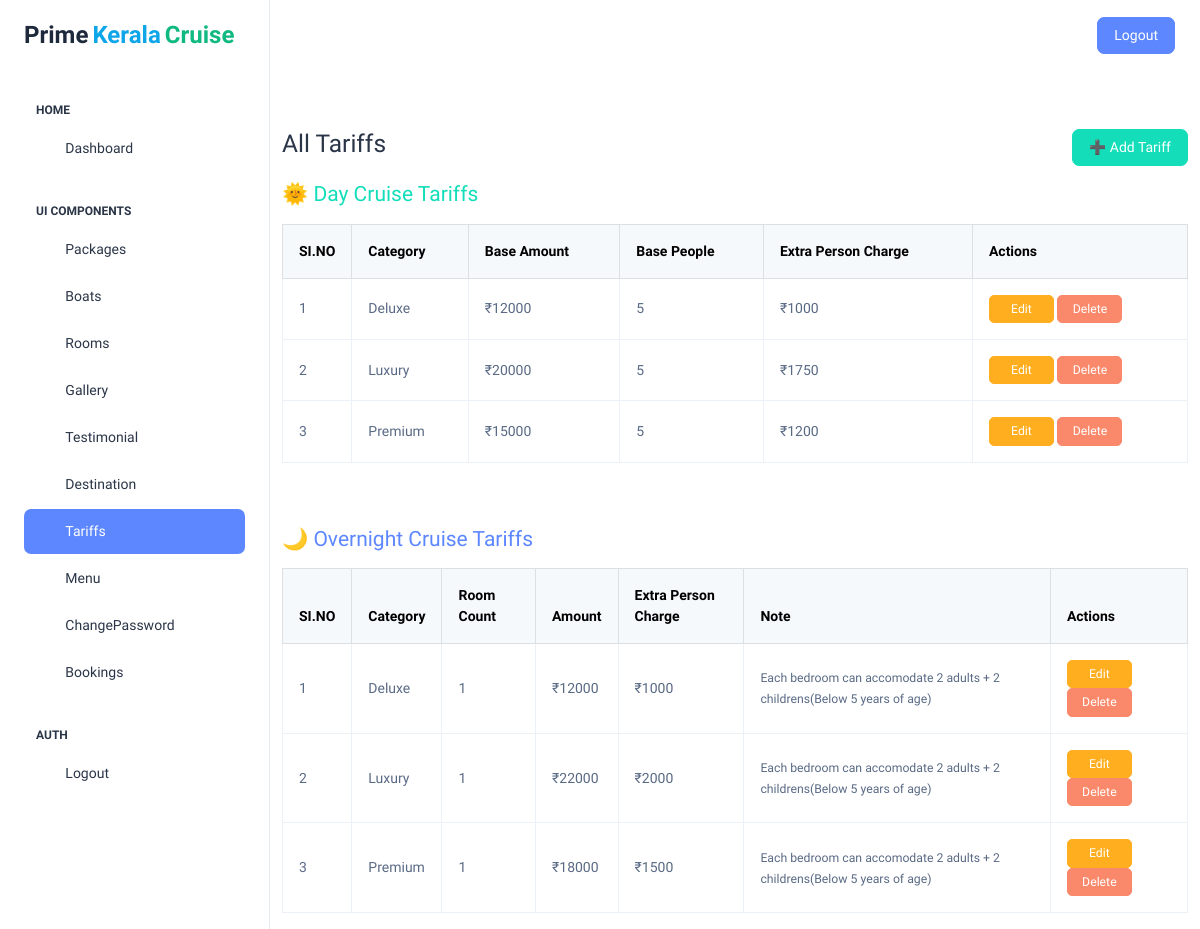
The app's page /admin_view_tariff with its own data.
### app/models.py (models this page shows, shortened)
class Tariff1(models.Model):
    CATEGORY_CHOICES = [
        ('Deluxe', 'Deluxe'),
        ('Premium', 'Premium'),
        ('Luxury', 'Luxury'),
    ]
    TYPE_CHOICES = [
        ('DayCruise', 'DayCruise'),
        ('OvernightCruise', 'OvernightCruise'),
    ]
    category = models.CharField(max_length=50, choices=CATEGORY_CHOICES)
    type = models.CharField(max_length=50, choices=TYPE_CHOICES)
    amount = models.DecimalField(max_digits=10, decimal_places=2, null=True, blank=True)
    base_people = models.PositiveIntegerField(null=True, blank=True)
    extra_person_amount = models.DecimalField(max_digits=10, decimal_places=2, null=True, blank=True)
    room_count = models.PositiveIntegerField(null=True, blank=True)
    extra_person_charge = models.DecimalField(max_digits=10, decimal_places=2, null=True, blank=True)
    note = models.TextField(null=True, blank=True)

### app/views.py (the view)
# urls.py: path('admin_view_tariff', views.admin_view_tariff, name="admin_view_tariff"),
def admin_view_tariff(request):
    if request.session.get('log') == "out":
        return HttpResponse("<script>alert('You haven’t logged in yet...!');window.location='/login'</script>")
    tariffs = Tariff1.objects.all().order_by('type', 'category')
    day_tariffs = tariffs.filter(type="DayCruise")
    night_tariffs = tariffs.filter(type="OvernightCruise")
    context = {
        'day_tariffs': day_tariffs,
        'night_tariffs': night_tariffs,
    }
    return render(request, 'admin/admin_view_tariff.html', context)

### templates/admin/admin_view_tariff.html (shortened to what this page needs)
{% include 'admin/adminheader.html' %}
<div class="container mt-4">
  <div class="d-flex justify-content-between align-items-center mb-3">
    <h1 class="h3">All Tariffs</h1>
    <a href="{% url 'admin_add_tariff' %}" class="btn btn-success">➕ Add Tariff</a>
  </div>
  <h4 class="text-success mb-3">🌞 Day Cruise Tariffs</h4>
  {% if day_tariffs %}
  <div class="table-responsive mb-5">
    <table class="table table-bordered table-hover align-middle">
      <thead class="table-light">
        <tr>
          <th style="width: 60px;">SI.NO</th>
          <th>Category</th>
          <th>Base Amount</th>
          <th>Base People</th>
          <th>Extra Person Charge</th>
          <th>Actions</th>
        </tr>
      </thead>
      <tbody>
        {% for b in day_tariffs %}
        <tr>
          <td>{{ forloop.counter }}</td>
          <td>{{ b.category }}</td>
          <td>₹{{ b.amount|floatformat:0 }}</td>
          <td>{{ b.base_people }}</td>
          <td>₹{{ b.extra_person_amount|floatformat:0 }}</td>
          <td>
            <a href="{% url 'admin_edit_tariff' b.id %}" class="btn btn-sm btn-warning" style="width:65px;">Edit</a>
            <a href="{% url 'admin_delete_tariff' b.id %}"
               class="btn btn-sm btn-danger"
               onclick="return confirm('Are you sure you want to delete this tariff?');"
               style="width:65px;">Delete</a>
          </td>
        </tr>
        {% endfor %}
      </tbody>
    </table>
  </div>
  {% else %}
    <div class="alert alert-info">No Day Cruise Tariffs found.</div>
  {% endif %}
  <h4 class="text-primary mb-3">🌙 Overnight Cruise Tariffs</h4>
  {% if night_tariffs %}
  <div class="table-responsive">
    <table class="table table-bordered table-hover align-middle">
      <thead class="table-light">
        <tr>
          <th style="width: 60px;">SI.NO</th>
          <th>Category</th>
          <th>Room Count</th>
          <th>Amount</th>
          <th>Extra Person Charge</th>
          <th>Note</th>
          <th>Actions</th>
        </tr>
      </thead>
      <tbody>
        {% for b in night_tariffs %}
        <tr>
          <td>{{ forloop.counter }}</td>
          <td>{{ b.category }}</td>
          <td>{{ b.room_count }}</td>
          <td>₹{{ b.amount|floatformat:0 }}</td>
          <td>₹{{ b.extra_person_charge|floatformat:0 }}</td>
          <td>
            {% if b.note %}
              <small>{{ b.note }}</small>
            {% else %}
              <em>No note provided</em>
            {% endif %}
          </td>
          <td>
            <a href="{% url 'admin_edit_tariff' b.id %}" class="btn btn-sm btn-warning" style="width:65px;">Edit</a>
            <a href="{% url 'admin_delete_tariff' b.id %}"
               class="btn btn-sm btn-danger"
               onclick="return confirm('Are you sure you want to delete this tariff?');"
               style="width:65px;">Delete</a>
          </td>
        </tr>
        {% endfor %}
      </tbody>
    </table>
  </div>
  {% else %}
    <div class="alert alert-info">No Overnight Cruise Tariffs found.</div>
  {% endif %}
</div>
{% include 'admin/adminfooter.html' %}

### records on screen
Tariff1: category "Deluxe", amount "12000", base_people "5", extra_person_amount "1000"
Tariff1: category "Luxury", amount "20000", base_people "5", extra_person_amount "1750"
Tariff1: category "Premium", amount "15000", base_people "5", extra_person_amount "1200"
Tariff1: category "Deluxe", room_count "1", amount "12000", extra_person_charge "1000", note "Each bedroom can accomodate 2 adults + 2 childrens(Below 5 years of age)"
Tariff1: category "Luxury", room_count "1", amount "22000", extra_person_charge "2000", note "Each bedroom can accomodate 2 adults + 2 childrens(Below 5 years of age)"
Tariff1: category "Premium", room_count "1", amount "18000", extra_person_charge "1500", note "Each bedroom can accomodate 2 adults + 2 childrens(Below 5 years of age)"
